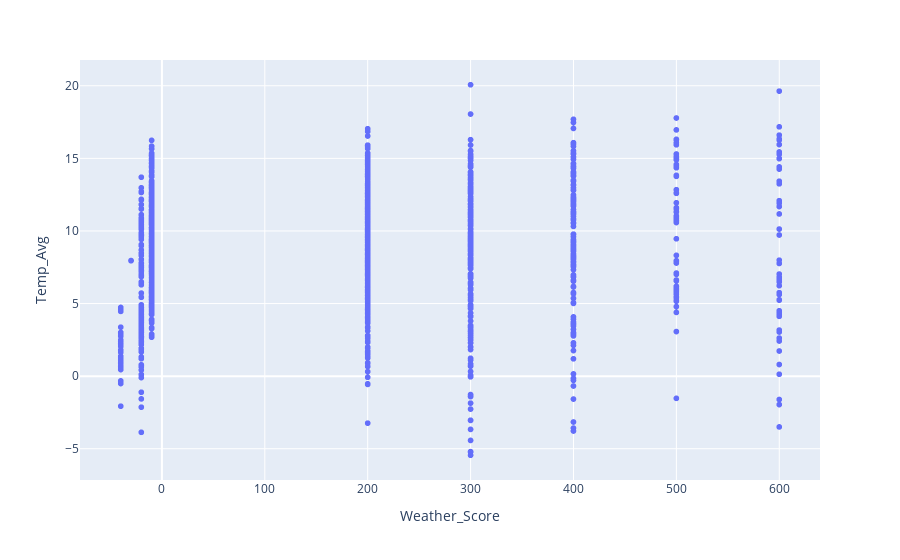

The code cell stored with this chart in its notebook:
### Code cell
import plotly.express as px

fig = px.scatter(df_meteo, x = "Weather_Score", y = "Temp_Avg")
fig.show()

### Figure 1 — Plotly figure (JSON) as saved in the notebook; plotly's stock layout.template omitted (floating-point values rounded to 4 significant figures; data arrays with more than 128 entries replaced by an {"elided": "..."} marker saying what was removed)
{"data": [{"hovertemplate": "Weather_Score=%{x}<br>Temp_Avg=%{y}<extra></extra>", "legendgroup": "", "marker": {"color": "#636efa", "symbol": "circle"}, "mode": "markers", "name": "", "showlegend": false, "type": "scattergl", "x": {"elided": "1400 int values"}, "xaxis": "x", "y": {"elided": "1400 float values"}, "yaxis": "y"}], "layout": {"legend": {"tracegroupgap": 0}, "margin": {"t": 60}, "xaxis": {"anchor": "y", "domain": [0, 1], "title": {"text": "Weather_Score"}}, "yaxis": {"anchor": "x", "domain": [0, 1], "title": {"text": "Temp_Avg"}}}}
